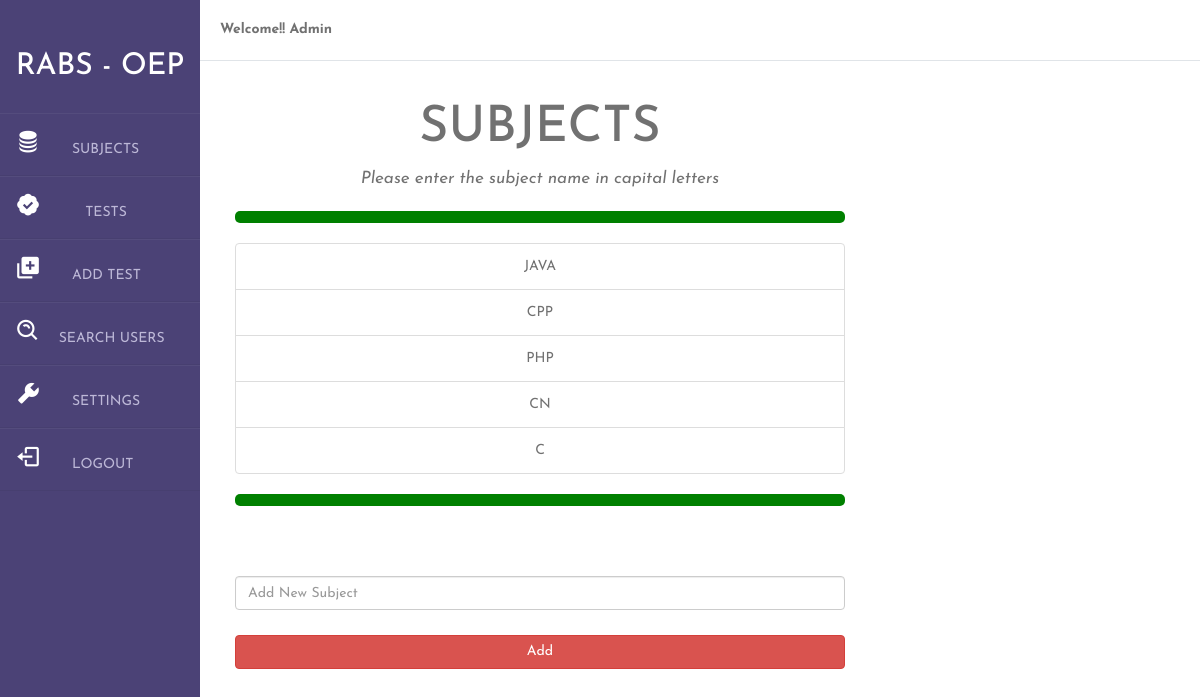
/Users/AdminHome.php (signed in), run on the app's committed database.
### tables this page shows
CREATE TABLE `subjects` (
  `SUBJECT_ID` int(11) NOT NULL,
  `SUBJECT` varchar(255) NOT NULL
);

### Users/AdminHomeContent.php (the view, shortened to what this page needs)
<?php
$subjects_result = mysqli_query($conn,'SELECT * FROM subjects');
$subjects = mysqli_fetch_all($subjects_result, MYSQLI_ASSOC);
?>
<div id="subjects" class="tab-pane in fade active" align="center">
	<h3 class="text-dark" style="font-size: 50px;">SUBJECTS</h3>
	<p style="font-size: 17px;"><i>Please enter the subject name in capital letters</i></p>
	<hr style="border: 6px solid green; border-radius: 5px;">
	<ul class="list-group">
	<?php foreach($subjects as $subject) : ?>
		<li class="list-group-item">
			<?php echo $subject['SUBJECT']; ?>
		</li>
	<?php endforeach; ?>
	</ul>
	<hr style="border: 6px solid green; border-radius: 5px;">
	<br><br>
	<form method="post" action="">
		<input class="form-control" type="text" name="subject" placeholder="Add New Subject"><br>
		<input type="submit" name="add_subject" value="Add" class="btn btn-danger btn-block">
	</form>
</div>

### Users/CSS/AdminHome.css (style rules this page uses)
* { margin: 0; padding: 0; box-sizing: border-box; list-style: none; text-decoration: none; font-family: 'Josefin Sans', sans-serif; }
body { background-color: #f3f5f9; }
.wrapper .main_content .info div { margin-bottom: 20px; }

### data on the page
subjects: SUBJECT "JAVA"
subjects: SUBJECT "CPP"
subjects: SUBJECT "PHP"
subjects: SUBJECT "CN"
subjects: SUBJECT "C"
